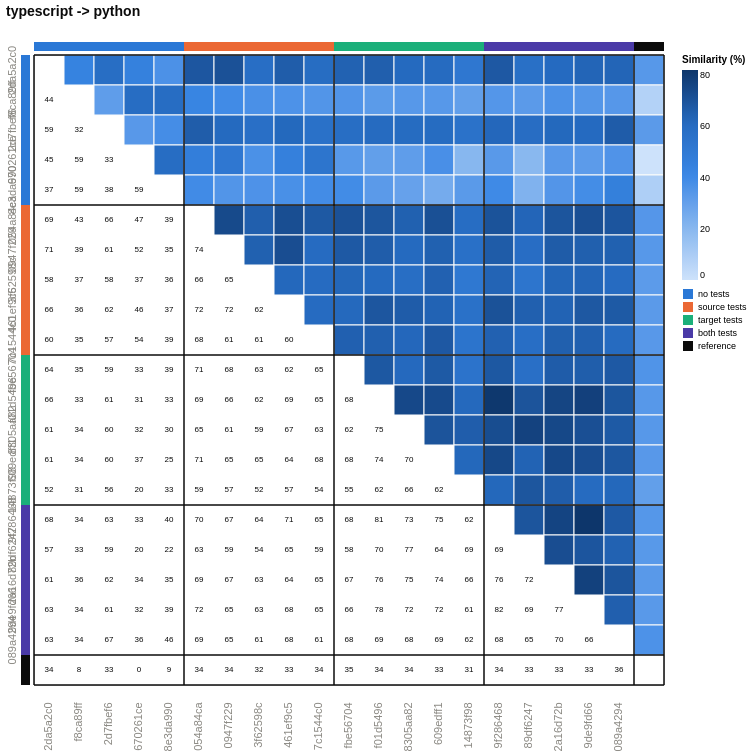

Vega-Lite specification for this chart:
### Vega-Lite specification from a JSON file in a GitHub repository (floating-point values rounded to 4 significant figures; data arrays with more than 128 entries replaced by an {"elided": "..."} marker saying what was removed)
{"config": {"view": {"continuousWidth": 300, "continuousHeight": 300}, "axis": {"labelAngle": -90}}, "layer": [{"data": {"name": "data-465819c042bad907db1ab02adc55a57e"}, "mark": {"type": "rect", "stroke": "#fcfcfb", "strokeWidth": 1}, "encoding": {"color": {"field": "similarity_pct", "legend": {"gradientLength": 210.0, "labelFontSize": 9, "titleFontSize": 10}, "scale": {"domain": [0.0, 82.05], "range": ["#cde2fb", "#86b6ef", "#3987e5", "#256abf", "#0d366b"]}, "title": "Similarity (%)", "type": "quantitative"}, "x": {"axis": {"domain": false, "labelAngle": -90, "labelColor": {"expr": "datum.label === '' ? '#0b0b0b' : '#898781'"}, "labelFontSize": 11, "labelFontWeight": {"expr": "datum.label === '' ? 'bold' : 'normal'"}, "labelPadding": 17, "ticks": false}, "field": "port_a", "scale": {"domain": ["2da5a2c0", "f8ca89ff", "2d7fbef6", "670261ce", "8e3da990", "054a84ca", "0947f229", "3f62598c", "461ef9c5", "7c1544c0", "fbe56704", "f01d5496", "8305aa82", "609edff1", "14873f98", "9f286468", "89df6247", "2a16d72b", "9de9fd66", "089a4294", ""]}, "title": null, "type": "nominal"}, "y": {"axis": {"domain": false, "labelColor": {"expr": "datum.label === '' ? '#0b0b0b' : '#898781'"}, "labelFontSize": 11, "labelFontWeight": {"expr": "datum.label === '' ? 'bold' : 'normal'"}, "labelPadding": 17, "ticks": false}, "field": "port_b", "scale": {"domain": ["2da5a2c0", "f8ca89ff", "2d7fbef6", "670261ce", "8e3da990", "054a84ca", "0947f229", "3f62598c", "461ef9c5", "7c1544c0", "fbe56704", "f01d5496", "8305aa82", "609edff1", "14873f98", "9f286468", "89df6247", "2a16d72b", "9de9fd66", "089a4294", ""]}, "title": null, "type": "nominal"}}}, {"data": {"name": "data-31dd543ca33bd25294522f3e1b90ff56"}, "mark": {"type": "text", "color": "#0b0b0b", "fontSize": 8}, "encoding": {"text": {"field": "similarity_pct", "format": ".0f", "type": "quantitative"}, "x": {"axis": {"domain": false, "labelAngle": -90, "labelColor": {"expr": "datum.label === '' ? '#0b0b0b' : '#898781'"}, "labelFontSize": 11, "labelFontWeight": {"expr": "datum.label === '' ? 'bold' : 'normal'"}, "labelPadding": 17, "ticks": false}, "field": "port_a", "scale": {"domain": ["2da5a2c0", "f8ca89ff", "2d7fbef6", "670261ce", "8e3da990", "054a84ca", "0947f229", "3f62598c", "461ef9c5", "7c1544c0", "fbe56704", "f01d5496", "8305aa82", "609edff1", "14873f98", "9f286468", "89df6247", "2a16d72b", "9de9fd66", "089a4294", ""]}, "title": null, "type": "nominal"}, "y": {"axis": {"domain": false, "labelColor": {"expr": "datum.label === '' ? '#0b0b0b' : '#898781'"}, "labelFontSize": 11, "labelFontWeight": {"expr": "datum.label === '' ? 'bold' : 'normal'"}, "labelPadding": 17, "ticks": false}, "field": "port_b", "scale": {"domain": ["2da5a2c0", "f8ca89ff", "2d7fbef6", "670261ce", "8e3da990", "054a84ca", "0947f229", "3f62598c", "461ef9c5", "7c1544c0", "fbe56704", "f01d5496", "8305aa82", "609edff1", "14873f98", "9f286468", "89df6247", "2a16d72b", "9de9fd66", "089a4294", ""]}, "title": null, "type": "nominal"}}}, {"data": {"name": "data-bb379cd43f0b6211c649ef0e80f15553"}, "mark": {"type": "rect"}, "encoding": {"color": {"field": "condition", "legend": {"labelFontSize": 9, "symbolType": "square", "title": null}, "scale": {"domain": ["no tests", "source tests", "target tests", "both tests", "reference"], "range": ["#2a78d6", "#eb6834", "#1baf7a", "#4a3aa7", "#0b0b0b"]}, "type": "nominal"}, "x": {"axis": {"domain": false, "labelAngle": -90, "labelColor": {"expr": "datum.label === '' ? '#0b0b0b' : '#898781'"}, "labelFontSize": 11, "labelFontWeight": {"expr": "datum.label === '' ? 'bold' : 'normal'"}, "labelPadding": 17, "ticks": false}, "field": "port", "scale": {"domain": ["2da5a2c0", "f8ca89ff", "2d7fbef6", "670261ce", "8e3da990", "054a84ca", "0947f229", "3f62598c", "461ef9c5", "7c1544c0", "fbe56704", "f01d5496", "8305aa82", "609edff1", "14873f98", "9f286468", "89df6247", "2a16d72b", "9de9fd66", "089a4294", ""]}, "title": null, "type": "nominal"}, "y": {"value": -13}, "y2": {"value": -4}}}, {"data": {"name": "data-bb379cd43f0b6211c649ef0e80f15553"}, "mark": {"type": "rect"}, "encoding": {"color": {"field": "condition", "legend": null, "scale": {"domain": ["no tests", "source tests", "target tests", "both tests", "reference"], "range": ["#2a78d6", "#eb6834", "#1baf7a", "#4a3aa7", "#0b0b0b"]}, "type": "nominal"}, "x": {"value": -13}, "x2": {"value": -4}, "y": {"axis": {"domain": false, "labelColor": {"expr": "datum.label === '' ? '#0b0b0b' : '#898781'"}, "labelFontSize": 11, "labelFontWeight": {"expr": "datum.label === '' ? 'bold' : 'normal'"}, "labelPadding": 17, "ticks": false}, "field": "port", "scale": {"domain": ["2da5a2c0", "f8ca89ff", "2d7fbef6", "670261ce", "8e3da990", "054a84ca", "0947f229", "3f62598c", "461ef9c5", "7c1544c0", "fbe56704", "f01d5496", "8305aa82", "609edff1", "14873f98", "9f286468", "89df6247", "2a16d72b", "9de9fd66", "089a4294", ""]}, "title": null, "type": "nominal"}}}, {"data": {"name": "data-1d57323ec99a4c98c0c6ffacdb4dc76d"}, "mark": {"type": "rule", "color": "#0b0b0b", "opacity": 0.75, "strokeWidth": 2}, "encoding": {"x": {"bandPosition": 0, "field": "port", "scale": {"domain": ["2da5a2c0", "f8ca89ff", "2d7fbef6", "670261ce", "8e3da990", "054a84ca", "0947f229", "3f62598c", "461ef9c5", "7c1544c0", "fbe56704", "f01d5496", "8305aa82", "609edff1", "14873f98", "9f286468", "89df6247", "2a16d72b", "9de9fd66", "089a4294", ""]}, "type": "nominal"}}}, {"data": {"name": "data-1d57323ec99a4c98c0c6ffacdb4dc76d"}, "mark": {"type": "rule", "color": "#0b0b0b", "opacity": 0.75, "strokeWidth": 2}, "encoding": {"y": {"bandPosition": 0, "field": "port", "scale": {"domain": ["2da5a2c0", "f8ca89ff", "2d7fbef6", "670261ce", "8e3da990", "054a84ca", "0947f229", "3f62598c", "461ef9c5", "7c1544c0", "fbe56704", "f01d5496", "8305aa82", "609edff1", "14873f98", "9f286468", "89df6247", "2a16d72b", "9de9fd66", "089a4294", ""]}, "type": "nominal"}}}, {"data": {"name": "data-dae1687b7766f38b94517020e43783ee"}, "mark": {"type": "rule", "color": "#0b0b0b", "opacity": 0.75, "strokeWidth": 2}, "encoding": {"x": {"bandPosition": 1, "field": "port", "scale": {"domain": ["2da5a2c0", "f8ca89ff", "2d7fbef6", "670261ce", "8e3da990", "054a84ca", "0947f229", "3f62598c", "461ef9c5", "7c1544c0", "fbe56704", "f01d5496", "8305aa82", "609edff1", "14873f98", "9f286468", "89df6247", "2a16d72b", "9de9fd66", "089a4294", ""]}, "type": "nominal"}}}, {"data": {"name": "data-dae1687b7766f38b94517020e43783ee"}, "mark": {"type": "rule", "color": "#0b0b0b", "opacity": 0.75, "strokeWidth": 2}, "encoding": {"y": {"bandPosition": 1, "field": "port", "scale": {"domain": ["2da5a2c0", "f8ca89ff", "2d7fbef6", "670261ce", "8e3da990", "054a84ca", "0947f229", "3f62598c", "461ef9c5", "7c1544c0", "fbe56704", "f01d5496", "8305aa82", "609edff1", "14873f98", "9f286468", "89df6247", "2a16d72b", "9de9fd66", "089a4294", ""]}, "type": "nominal"}}}], "height": 630, "resolve": {"scale": {"color": "independent"}}, "title": {"text": "typescript -> python", "anchor": "start", "color": "#0b0b0b", "fontSize": 14, "offset": 23, "subtitleFontSize": 10}, "width": 630, "$schema": "https://vega.github.io/schema/vega-lite/v6.4.1.json", "datasets": {"data-465819c042bad907db1ab02adc55a57e": {"elided": "210 records"}, "data-31dd543ca33bd25294522f3e1b90ff56": {"elided": "210 records"}, "data-bb379cd43f0b6211c649ef0e80f15553": [{"port": "2da5a2c0", "condition": "no tests"}, {"port": "f8ca89ff", "condition": "no tests"}, {"port": "2d7fbef6", "condition": "no tests"}, {"port": "670261ce", "condition": "no tests"}, {"port": "8e3da990", "condition": "no tests"}, {"port": "054a84ca", "condition": "source tests"}, {"port": "0947f229", "condition": "source tests"}, {"port": "3f62598c", "condition": "source tests"}, {"port": "461ef9c5", "condition": "source tests"}, {"port": "7c1544c0", "condition": "source tests"}, {"port": "fbe56704", "condition": "target tests"}, {"port": "f01d5496", "condition": "target tests"}, {"port": "8305aa82", "condition": "target tests"}, {"port": "609edff1", "condition": "target tests"}, {"port": "14873f98", "condition": "target tests"}, {"port": "9f286468", "condition": "both tests"}, {"port": "89df6247", "condition": "both tests"}, {"port": "2a16d72b", "condition": "both tests"}, {"port": "9de9fd66", "condition": "both tests"}, {"port": "089a4294", "condition": "both tests"}, {"port": "", "condition": "reference"}], "data-1d57323ec99a4c98c0c6ffacdb4dc76d": [{"port": "2da5a2c0", "condition": "no tests"}, {"port": "054a84ca", "condition": "source tests"}, {"port": "fbe56704", "condition": "target tests"}, {"port": "9f286468", "condition": "both tests"}, {"port": "", "condition": "reference"}], "data-dae1687b7766f38b94517020e43783ee": [{"port": ""}]}}
